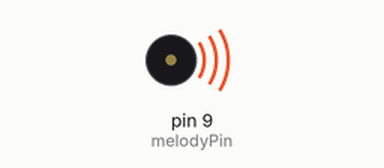
This sketch was run on a simulated Arduino Uno, built with avr-gcc and run on an emulated ATmega328P. Shown: buzzer (waves = sounding).

Above: at 0.1 s.
At 25.6 s:
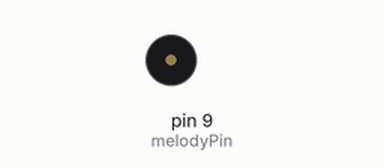
Timing chart, 0 to 27.1 s (numbered marks = the images above):
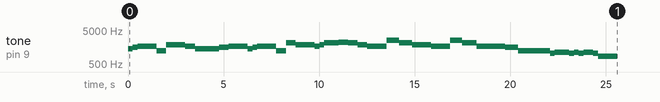

The sketch:

LetItGo_Frozen.ino
```cpp
/*
  FILENAME:   LetItGo.ino
  AUTHOR:     Orlando S. Hoilett
  EMAIL:      orlandohoilett@gmail.com
  WEBSITE:    http://www.instructables.com/member/ohoilett/
  VERSION:    0.1

  AFFILIATIONS:
  Calvary Engineering Family Group, USA
    A group of electronics and science enthusiasts who enjoy building things

  UPDATES:
  Version 0.0
  2015/01/06:2100>
             Started code initialization.
  2015/01/07:2216>
             Included MusicPlayer.h library.

  MATERIALS LIST
  1 x Arduino
  1 x Speaker
  2 x Jumper wires/alligator clips

  DESCRIPTION
  Plays chorus of Disney's "Let It Go" from the movie FROZEN. I
  put together the notes from reading the music sheet shown in
  this YouTube video https://www.youtube.com/watch?v=wuYhQnst_Ks
  by YouTube user:sunnyydelight18 published on June 5, 2014. I am
  not great at reading music, so my little sister helped me. Some
  of the notes may not be completely accurate and some of the note
  durations may be a little off. I am pretty sure I made up some
  of the note durations. I chose "Let It Go" because I am making
  my sister an Arduino alarm clock and this song will be the alarm
  tone.

  DISCLAIMER
  This code is in the public domain. Please feel free to modify,
  use, etc however you see fit. But, please give reference to
  original authors as a courtesy to Open Source developers.

  If you find any bugs, have any questions, or any comments,
  please feel free to contact me.

*/


#include "MusicPlayer.h"

//chorus from "Let It Go" from the movie FROZEN
int melody[] = { F6, G6, Ab6, Eb6, Eb6, Bb6,
                 Ab6, F6, F6, F6, F6, G6, Ab6,
                 F6, G6, Ab6, Eb6, Eb6, C7,
                 Bb6, Ab6, Bb6, C7, C7, Db7, C7, Bb6, Ab6,
                 Eb7, C7, Bb6, Ab6, Ab6, Eb7, C7, Ab6,
                 Ab6, Ab6, G6, Eb6, Eb6,
                 C6, Db6, Db6, C6, Db6, C6, Db6, Db6, C6, Ab5
               };

unsigned int duration[] = { E, E, H, E, E, H,
                            Q, E, E, Q, E, Q, H,
                            E, E, H, E, E, Q,
                            H, E, E, Q, E, Q, Q, Q, H,
                            T, T, H, Q, Q, M, L, Q,
                            Q, Q, T, T, H,
                            E, Q, E, E, E, E, E, E, E, H
                          };

int melodyPin = 9;
int melodyLength = 51;

MusicPlayer myPlayer = MusicPlayer(melodyPin);

void setup()
{
  myPlayer.playMelody(melody, duration, melodyLength);
}

void loop()
{
}
```

MusicPlayer.cpp
```cpp
/*
* FILENAME:	MusicPlayer.h
* AUTHOR:	Orlando S. Hoilett (library assembly)
*			eserra, Instructables User (for musical notes and tone frequencies), http://www.instructables.com/member/eserra/
* EMAIL:	orlandohoilett@gmail.com
* WEBSITE:	http://www.instructables.com/member/ohoilett/
* VERSION:	0.0


* AFFILIATIONS
* Calvary Engineering Family Group, USA
*	A group of electronics and science enthusiasts who enjoy building things


* DESCRIPTION
* This source file provides the function definitions for the library. The main
* function of the library is the playMelody() funciton that takes an input array
* of musical tones and plays the tones using the Arduino's tone() function.


* UPDATES
* Version 0.0
* 2015/01/06:2100>
*			Initialized code developed. Added use of constructor to easily
*			support and manager multiple music palyers.


* REFERENCES AND ACKNOWLEDGEMENTS
* I, Orlando Hoilett, wrote this library after seeing user: eserra's Instructable
* on "How to easily play music with buzzer on arduino (The imperial March - STAR
* WARS)." I was looking for a way to play a song on the Arduino and eserra's
* Instructable helped me do so. eserra put together the notes and their corresponding
* tone frequencies. I put together the constructors and class functions. Also,
* eserra original defined the tone frequencies as doubles. I changed these to integers
* (removing the decimal point) because the Arduino's tone() function does not take
* doubles as inputs.

* eserra'a Instructable can be viewed here http://www.instructables.com/id/How-to-easily-play-music-with-buzzer-on-arduino-Th/
* eserra's original document with the notes and tone frequencies can be viewed here http://tny.cz/d1a629c1


* DISCLAIMER
* This code is in the public domain. Please feel free to use, modify, distribute,
* etc. as needed, but please give reference to original author(s) as a courtesy to
* open source developing/-ers.
*
* If you find any bugs in the code, have any questions, or suggestions please
* feel free to contact me.

*/


#include "MusicPlayer.h"

//CONSTRUCTORS
//*****************************************************************************

//MusicPlayer()
//Default Constructor
//Initializes the music player object with the default speaker pin set to pin 9.
MusicPlayer::MusicPlayer() : speaker(defaultSpeaker)
{
}


//MusicPlayer()
//Alternate Constructor
//Initializes the music player object with the input speaker pin.
MusicPlayer::MusicPlayer(int speaker) : speaker(speaker)
{
}

//*****************************************************************************


//void playMelody(int notes[], unsigned int duration[], int songLength)
//@param		notes[]: array with the musical notes for the tune
//@param		duration[]: array with the duration for each note
//@param		songLength: the number of notes in the notes[] array
//
//Plays the notes in the notes[] array with the given durations.
void MusicPlayer::playMelody(int notes[], unsigned int duration[], int songLength)
{
  for (int i = 0; i < songLength; i++)
  {
    tone(speaker, notes[i], duration[i]);
    delay(1 + duration[i]);
  }
}


//void playMelodyplayMelody(int notes[], unsigned int duration[], int songLength,
//	int repetitions, unsigned long delayTime)
//@param		notes[]: array with the musical notes for the tune
//@param		duration[]: array with the duration for each note
//@param		songLength: the number of notes in the notes[] array
//@param		repetitions: the number of times the song should repeat
//@param		delayTime: the time delay between the iterations of the song
//
//Plays the notes in the notes[] array with the given durations and given number
//of repetitions.
void MusicPlayer::playMelody(int notes[], unsigned int duration[], int songLength,
                             int repetitions, unsigned long delayTime)
{
  for (int j = 0; j < repetitions; j++)
  {
    for (int i = 0; i < songLength; i++)
    {
      tone(speaker, notes[i], duration[i]);
      delay(1 + duration[i]);
    }
    delay(delayTime);
  }
}


//int getSpeaker()
//@return		returns the pin the speaker is attached to
int MusicPlayer::getSpeaker()
{
  return speaker;
}
```

MusicPlayer.h
```cpp
/*
* FILENAME:	MusicPlayer.h
* AUTHOR:	Orlando S. Hoilett (library assembly)
*			eserra, Instructables User (for musical notes and tone frequencies), http://www.instructables.com/member/eserra/
* EMAIL:	orlandohoilett@gmail.com
* WEBSITE:	http://www.instructables.com/member/ohoilett/
* VERSION:	0.0


* AFFILIATIONS
* Calvary Engineering Family Group, USA
*	A group of electronics and science enthusiasts who enjoy building things


* DESCRIPTION
* This header file provides the function declarations for the library. The main
* function of the library is the playMelody() funciton that takes an input array
* of musical tones and plays the tones using the Arduino's tone() function.


* UPDATES
* Version 0.0
* 2015/01/06:2100>
*			Initialized code developed. Added use of constructor to easily
*			support and manager multiple music palyers.


* REFERENCES AND ACKNOWLEDGEMENTS
* I, Orlando Hoilett, wrote this library after seeing user: eserra's Instructable
* on "How to easily play music with buzzer on arduino (The imperial March - STAR
* WARS)." I was looking for a way to play a song on the Arduino and eserra's
* Instructable helped me do so. eserra put together the notes and their corresponding
* tone frequencies. I put together the constructors and class functions. Also,
* eserra original defined the tone frequencies as doubles. I changed these to integers
* (removing the decimal point) because the Arduino's tone() function does not take
* doubles as inputs.

* eserra'a Instructable can be viewed here http://www.instructables.com/id/How-to-easily-play-music-with-buzzer-on-arduino-Th/
* eserra's original document with the notes and tone frequencies can be viewed here http://tny.cz/d1a629c1


* DISCLAIMER
* This code is in the public domain. Please feel free to use, modify, distribute,
* etc. as needed, but please give reference to original author(s) as a courtesy to
* open source developing/-ers.
*
* If you find any bugs in the code, have any questions, or suggestions please
* feel free to contact me.

*/


#ifndef MUSICPLAYER_H
#define MUSICPLAYER_H

#include "Arduino.h"


//http://tny.cz/d1a629c1
//http://www.instructables.com/id/How-to-easily-play-music-with-buzzer-on-arduino-Th/
#define	C0 16
#define	Db0	17
#define	D0	18
#define	Eb0	19
#define	E0	21
#define	F0	22
#define	Gb0	23
#define	G0	25
#define	Ab0	26
#define	LA0	28
#define	Bb0	29
#define	B0	31
#define	C1	33
#define	Db1	35
#define	D1	37
#define	Eb1	39
#define	E1	41
#define	F1	44
#define	Gb1	46
#define	G1	49
#define	Ab1	52
#define	LA1	55
#define	Bb1	58
#define	B1	62
#define	C2	65
#define	Db2	69
#define	D2	73
#define	Eb2	78
#define	E2	82
#define	F2	87
#define	Gb2	93
#define	G2	98
#define	Ab2	104
#define	LA2	110
#define	Bb2	117
#define	B2	123
#define	C3	131
#define	Db3	139
#define	D3	147
#define	Eb3	156
#define	E3	165
#define	F3	175
#define	Gb3	185
#define	G3	196
#define	Ab3	208
#define	LA3	220
#define	Bb3	233
#define	B3	247
#define	C4	262
#define	Db4	277
#define	D4	294
#define	Eb4	311
#define	E4	330
#define	F4	349
#define	Gb4	370
#define	G4	392
#define	Ab4	415
#define	LA4	440
#define	Bb4	466
#define	B4	494
#define	C5	523
#define	Db5	554
#define	D5	587
#define	Eb5	622
#define	E5	659
#define	F5	698
#define	Gb5	740
#define	G5	784
#define	Ab5	831
#define	LA5	880
#define	Bb5	932
#define	B5	988
#define	C6	1047
#define	Db6	1109
#define	D6	1175
#define	Eb6	1245
#define	E6	1319
#define	F6	1397
#define	Gb6	1480
#define	G6	1568
#define	Ab6	1661
#define	LA6	1760
#define	Bb6	1865
#define	B6	1976
#define	C7	2093
#define	Db7	2217
#define	D7	2349
#define	Eb7	2489
#define	E7	2637
#define	F7	2794
#define	Gb7	2960
#define	G7	3136
#define	Ab7	3322
#define	LA7	3520
#define	Bb7	3729
#define	B7	3951
#define	C8	4186
#define	Db8	4435
#define	D8	4699
#define	Eb8	4978

//DURATION OF THE NOTES
#define BPM 120 //BMP sets all other note durations
#define A 3*Q //1/4 + 1/2
#define H 2*Q //half 2/4
#define T W/3 //1/3
#define L Q+E //1/4 + 1/8
#define M Q+S //1/4 + 1/16
#define Q 60000/BPM //quarter 1/4
#define E Q/2 //eighth 1/8
#define S Q/4 //sixteenth 1/16
#define W 4*Q //whole 4/4

const int defaultSpeaker = 9;


class MusicPlayer
{
  private:

    int speaker; //the output pin

  public:

    //Class Constructors
    MusicPlayer();
    MusicPlayer(int speaker);

    //play functions
    void playMelody(int notes[], unsigned int duration[], int songLength);
    void playMelody(int notes[], unsigned int duration[], int songLength,
                    int repetitions, unsigned long delayTime);

    int getSpeaker();

};

#endif
```
